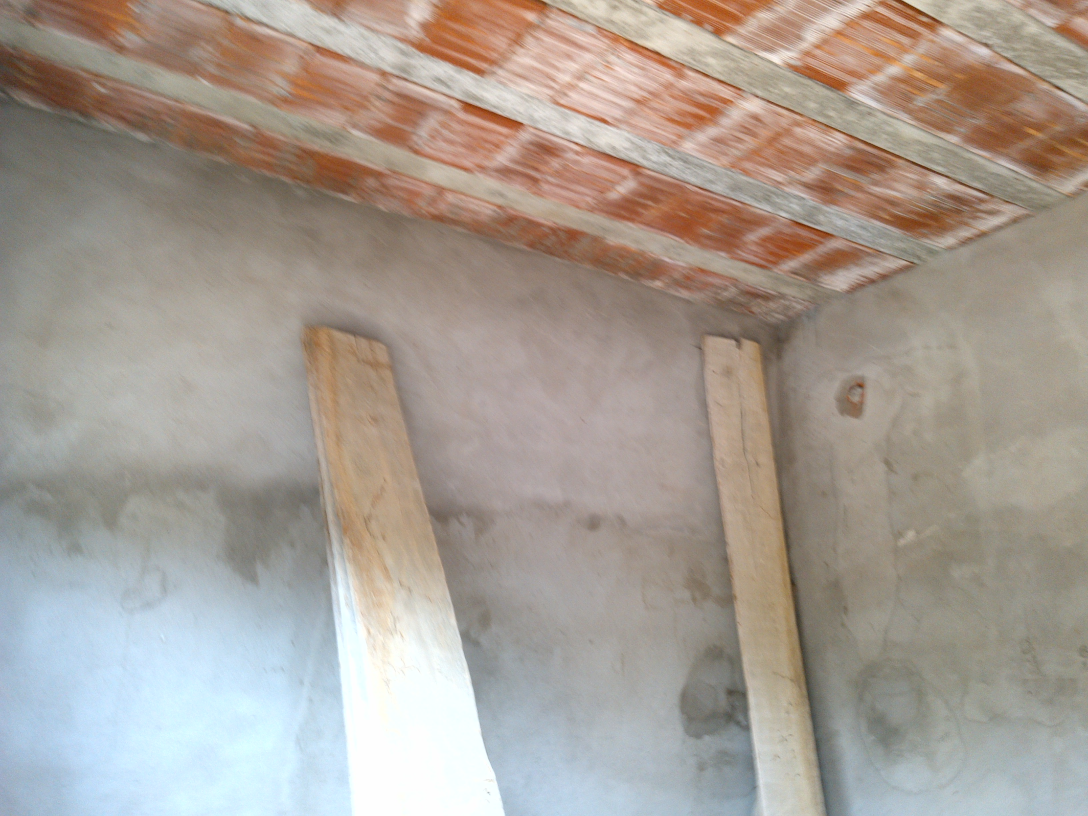
#> input picture photos/FOTO_TESTE.jpg, 3264 x 2448 px (shown at 1/3 size); its folder holds only this picture in this run
$ python main.py
#> lines starting #> are read from the running program, lines starting #| are printed output that depends on the picture
### get_exif.py
from datetime import datetime
from PIL import Image
from PIL.ExifTags import TAGS, GPSTAGS


def get_exif_data(photo_path):
    image = Image.open(photo_path)
    exif = image._getexif()
    for _, value in exif.items():
        return value


def convert_to_degress(value, reference):
    degrees = int(value[0])
    min = int(value[1])
    sec = float(value[2])
    return f"{degrees}° {min}' {sec:.2f}'' {reference}"


def get_lat_long(photo_path):
    exif = get_exif_data(photo_path)
#> in get_exif_data, image is the input picture: PIL image 3264x2448 RGB; mean R, G, B 166.9, 157, 147.8
#> in get_exif_data, `exif = image._getexif()`: exif = 15 items
#> the loop in get_exif_data, `for _, value in exif.items():` made 1 pass
#> exif = 10 items
    lat = convert_to_degress(exif[2], exif[1])
#> lat = "8° 41' 47.96'' S"
    long = convert_to_degress(exif[4], exif[3])
#> long = "42° 6' 21.04'' W"
    return f"{lat} {long}"

def get_date(photo_path):
#> called with photo_path = './photos/FOTO_TESTE.jpg'
    image = Image.open(photo_path)
    exif = image._getexif()[306]
#> exif = '2022:05:18 09:49:16'
    date = datetime.strptime(exif, '%Y:%m:%d %H:%M:%S')
    return date.strftime('%d-%m-%Y - %H:%M:%S')

### print_exif_in_photo.py
from PIL import ImageDraw, Image, ImageFont

def print_exif_in_photo(photo_path, data):
    photo_name = photo_path.split('/')[-1]
    image = Image.open(photo_path)
    draw = ImageDraw.Draw(image)
    font = ImageFont.truetype('./fonts/Roboto-Regular.ttf', 120)
    draw.text((10, 30), f"{data[0]}", font=font, fill=(0, 0, 0))
    draw.text((10, 150), f"{data[1]}", font=font, fill=(0, 0, 0))
    image.save(f"./photos_with_data/{photo_name}")

### main.py
from get_exif import get_lat_long, get_date
from print_exif_in_photo import print_exif_in_photo
import os

photos_path = os.listdir('./photos')

photos_data = []

for index, value in enumerate(photos_path):
    photo_path = f"./photos/{value}"
    data = [get_lat_long(photo_path), get_date(photo_path)]
#> data = ["8° 41' 47.96'' S 42° 6' 21.04'' W", '18-05-2022 - 09:49:16']
    photos_data.append(data)
    print_exif_in_photo(photo_path, data)
#> in print_exif_in_photo, `image.save(f"./photos_with_data/{photo_name}")`:
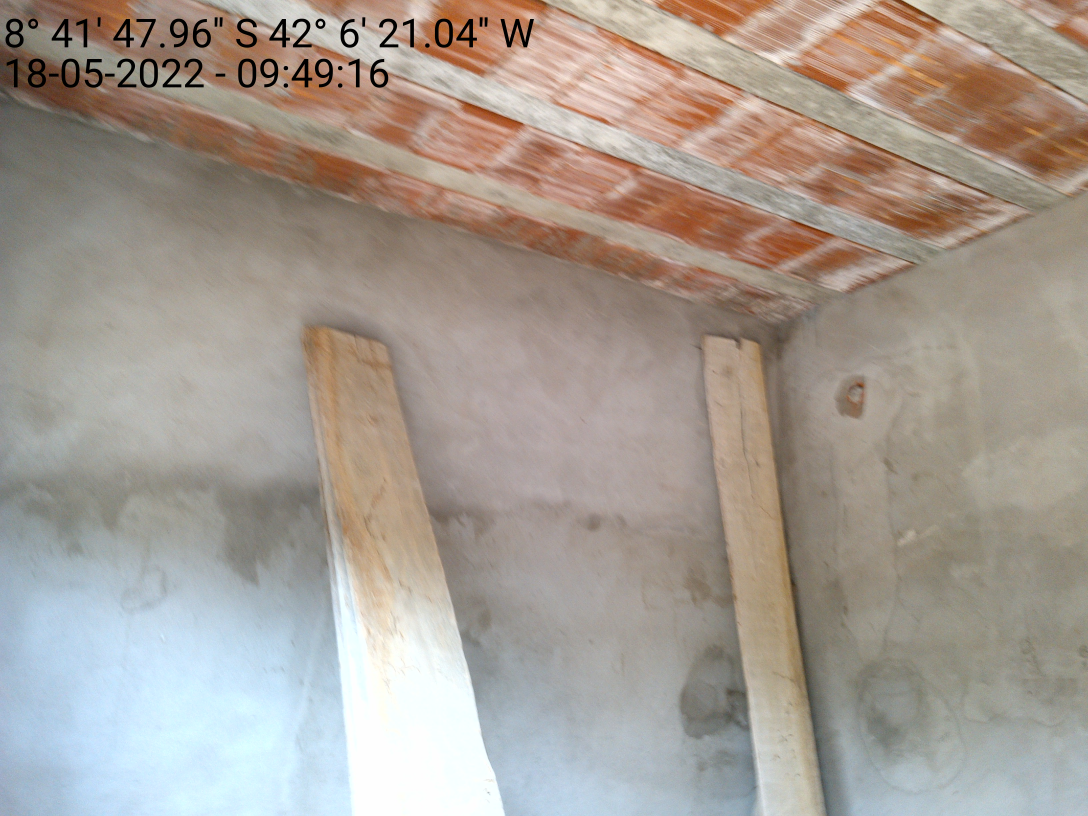
#> saved as FOTO_TESTE.jpg: PIL image 3264x2448 RGB (shown at 1/3 size); mean R, G, B 165.7, 156, 147
    print(f"{index + 1}/{len(photos_path)}")
